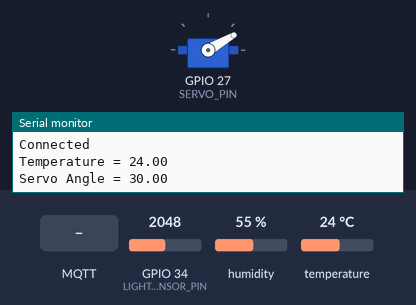
This sketch was run on a simulated ESP32. Shown: servo, the last lines printed to the serial monitor. The inputs (shaded band) are chosen by the test bench; at power-on: temperature 24 °C, GPIO 34 (LIGHT_SENSOR_PIN) = 2048, humidity 55 %. WiFi joins after 1.5 s; servers stay silent unless stated; no MQTT or app messages arrive unless stated.

Above: at 2.7 s.
2.8 s: MQTT message "0" arrives on the first subscribed topic
At 4.1 s:
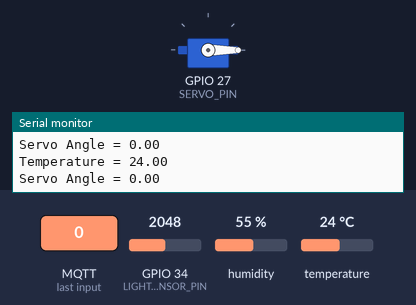
8.0 s: temperature set to 28 °C
At 9.6 s:
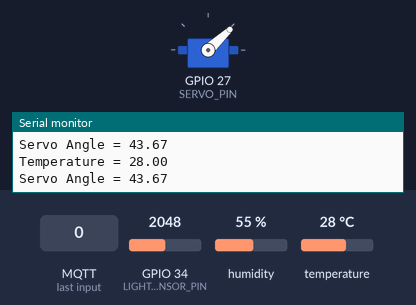
10.0 s: GPIO 34 (LIGHT_SENSOR_PIN) set to 1228
At 12.7 s:
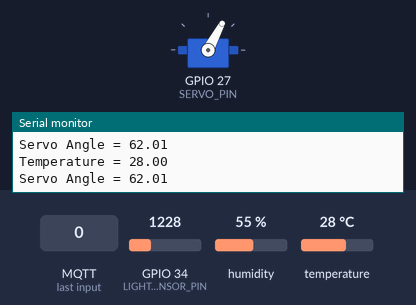
13.0 s: MQTT message "5" arrives on the second subscribed topic
At 13.4 s:
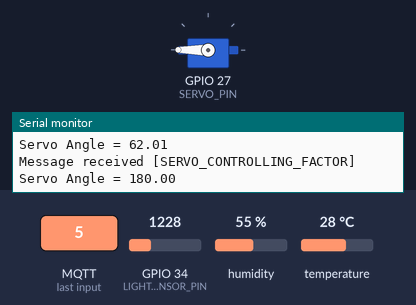
14.5 s: temperature set to 12 °C
At 15.5 s:
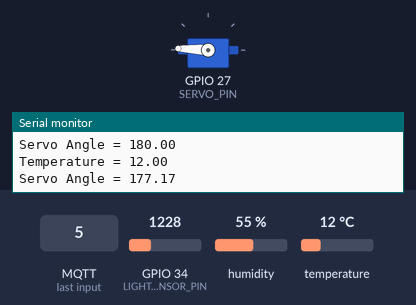
16.1 s: GPIO 34 (LIGHT_SENSOR_PIN) set to 1480
At 17.9 s:
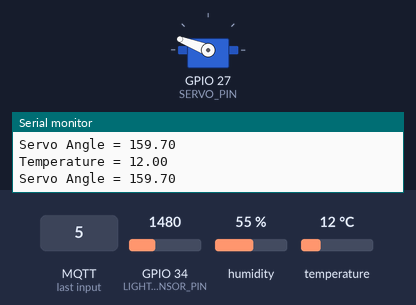
Timing chart, 0 to 19.0 s (numbered marks = the images above; inputs shaded):
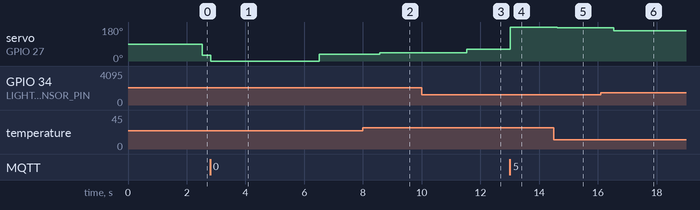

Measured:
- after the input at 2.8 s, servo on GPIO 27 (SERVO_PIN): 30° → 0° at once, → 37° 3.7 s later
- after the input at 8.0 s, servo on GPIO 27 (SERVO_PIN): 37° → 43° after 0.57 s
- after the input at 10.0 s, servo on GPIO 27 (SERVO_PIN): 43° → 62° after 1.5 s
- after the input at 13.0 s, servo on GPIO 27 (SERVO_PIN): 62° → 180° at once
- after the input at 14.5 s, servo on GPIO 27 (SERVO_PIN): 180° → 177° after 0.11 s
- after the input at 16.1 s, servo on GPIO 27 (SERVO_PIN): 177° → 159° after 0.43 s

The sketch:

sketch.ino
```cpp
/**
  Combined Smart MediBox + DHT22 Temperature Monitoring

  Functions:
    1. Monitor LDR light intensity, send to Node-RED
    2. Control servo window to adjust brightness (with MQTT control)
    3. Periodically average and send light intensity
    4. Monitor DHT22 temperature, send to Node-RED
*/

#include <WiFi.h>
#include <PubSubClient.h>
#include <ESP32Servo.h>
#include "DHTesp.h"

// WiFi & MQTT
WiFiClient espClient;
PubSubClient mqttClient(espClient);

// Pin Definitions
#define LIGHT_SENSOR_PIN 34
#define SERVO_PIN 27
#define DHT_PIN 15

// MQTT Topics
const char* MQTT_SERVER = "broker.hivemq.com";
const char* LIGHT_INTENSITY_TOPIC = "LIGHT_INTENSITY";
const char* SERVO_MOTOR_ANGLE_TOPIC = "SERVO_MOTOR_ANGLE";
const char* AVG_LIGHT_INTENSITY_TOPIC = "AVG_LIGHT_INTENSITY";
const char* TEMP_TOPIC = "PRABHASHANA-TEMP";

const char* SERVO_MIN_ANGLE_TOPIC = "SERVO_MIN_ANGLE";
const char* SERVO_CONTROL_FACTOR_TOPIC = "SERVO_CONTROLLING_FACTOR";
const char* SAMPLING_INTERVAL_TOPIC = "SAMPLING_INTERVAL";
const char* SENDING_INTERVAL_TOPIC = "SENDING_INTERVAL";
const char* IDEAL_TEMP_TOPIC = "IDEAL_TEMPERATURE";  // Added for Tmed

// Objects
Servo servo;
DHTesp dhtSensor;

// Variables
int offset_angle = 30;
float intensity = 0;
float control_factor = 0.75;
float Tmed = 30.0;  // Default ideal storage temperature (°C)

char intensityArr[6];
char servoAngleArr[10];
char tempAr[6];

unsigned long lastSampleTime = 0;
unsigned long lastSendTime = 0;
unsigned long lastTempSendTime = 0;

int sampling_interval = 5;
int sending_interval = 10;

#define MAX_SAMPLES 1440
float intensitySamples[MAX_SAMPLES];
int sampleCount = 0;

void setup() {
  Serial.begin(115200);
  setupWifi();
  setupMqtt();

  servo.attach(SERVO_PIN, 500, 2400);
  dhtSensor.setup(DHT_PIN, DHTesp::DHT22);

  lastSampleTime = millis();
  lastSendTime = millis();
  lastTempSendTime = millis();
}

void loop() {
  if (!mqttClient.connected()) {
    connectToBroker();
  }

  mqttClient.loop();
  unsigned long currentTime = millis();

  // Sample light intensity
  if (currentTime - lastSampleTime >= sampling_interval * 1000) {
    lastSampleTime = currentTime;
    readAndBufferIntensity();
  }

  // Send average intensity
  if (currentTime - lastSendTime >= sending_interval * 1000) {
    lastSendTime = currentTime;
    sendAverageIntensity();
  }

  // Update temperature every second and update servo angle
  if (currentTime - lastTempSendTime >= 1000) {
    lastTempSendTime = currentTime;
    updateTemperature();
    mqttClient.publish(TEMP_TOPIC, tempAr);
    calculateServoPos();  // ✅ Fix: Update servo angle when temperature changes
  }

  delay(10);
}

// Setup Functions
void setupWifi() {
  WiFi.begin("Wokwi-GUEST", "", 6);
  Serial.print("Connecting to WIFI");
  while (WiFi.status() != WL_CONNECTED) {
    delay(500);
    Serial.print(".");
  }
  Serial.println("\nConnected to WIFI");
  Serial.println("IP: " + WiFi.localIP().toString());
}

void setupMqtt() {
  mqttClient.setServer(MQTT_SERVER, 1883);
  mqttClient.setCallback(receiveCallback);
}

void connectToBroker() {
  while (!mqttClient.connected()) {
    Serial.println("Attempting MQTT Connection....");
    if (mqttClient.connect("ESP32-CombinedBox")) {
      Serial.println("Connected");
      mqttClient.subscribe(SERVO_MIN_ANGLE_TOPIC);
      mqttClient.subscribe(SERVO_CONTROL_FACTOR_TOPIC);
      mqttClient.subscribe(SAMPLING_INTERVAL_TOPIC);
      mqttClient.subscribe(SENDING_INTERVAL_TOPIC);
      mqttClient.subscribe(IDEAL_TEMP_TOPIC);  // Subscribe to Tmed
    } else {
      Serial.println("Failed to connect, retrying...");
      delay(5000);
    }
  }
}

// Sensor Readings
void readAndBufferIntensity() {
  int analogValue = analogRead(LIGHT_SENSOR_PIN);
  float currentIntensity = map(analogValue, 0, 4095, 100, 0) / 100.00;

  if (sampleCount < MAX_SAMPLES) {
    intensitySamples[sampleCount++] = currentIntensity;
  } else {
    for (int i = 1; i < MAX_SAMPLES; i++) {
      intensitySamples[i - 1] = intensitySamples[i];
    }
    intensitySamples[MAX_SAMPLES - 1] = currentIntensity;
  }

  Serial.println("Buffered Intensity = " + String(currentIntensity));

  float prevValue = intensity;
  intensity = currentIntensity;
  String(intensity, 2).toCharArray(intensityArr, 6);
  mqttClient.publish(LIGHT_INTENSITY_TOPIC, intensityArr);

  if (prevValue != intensity) {
    calculateServoPos();
  }
}

void sendAverageIntensity() {
  if (sampleCount == 0) return;

  float sum = 0;
  for (int i = 0; i < sampleCount; i++) {
    sum += intensitySamples[i];
  }

  float avgIntensity = sum / sampleCount;
  Serial.println("Average Intensity = " + String(avgIntensity));

  char avgIntensityArr[6];
  String(avgIntensity, 2).toCharArray(avgIntensityArr, 6);
  mqttClient.publish(AVG_LIGHT_INTENSITY_TOPIC, avgIntensityArr);
  sampleCount = 0;
}

void updateTemperature() {
  TempAndHumidity data = dhtSensor.getTempAndHumidity();
  String(data.temperature, 2).toCharArray(tempAr, 6);
  Serial.println("Temperature = " + String(tempAr));
}

void calculateServoPos() {
  TempAndHumidity data = dhtSensor.getTempAndHumidity();
  float T = data.temperature;

  if (sampling_interval <= 0 || sending_interval <= 0 || T <= 0 || Tmed <= 0) {
    Serial.println("Invalid parameters for servo calculation.");
    return;
  }

  float lnRatio = -(log((float)sampling_interval / (float)sending_interval));
  float servo_angle = offset_angle + (180.0 - offset_angle) * intensity * control_factor * lnRatio * (T / Tmed);

  // Clamp angle
  servo_angle = constrain(servo_angle, 0, 180);
  servo.write(servo_angle);

  String(servo_angle, 2).toCharArray(servoAngleArr, 10);
  mqttClient.publish(SERVO_MOTOR_ANGLE_TOPIC, servoAngleArr);
  Serial.println("Servo Angle = " + String(servo_angle));
}

// MQTT Callback
void receiveCallback(char* topic, byte* payload, unsigned int length) {
  Serial.println("Message received [" + String(topic) + "]");
  char payloadArr[length + 1];
  for (int i = 0; i < length; i++) {
    payloadArr[i] = (char) payload[i];
  }
  payloadArr[length] = '\0';

  if (strcmp(topic, SERVO_MIN_ANGLE_TOPIC) == 0) {
    offset_angle = atof(payloadArr);
    calculateServoPos();
  } else if (strcmp(topic, SERVO_CONTROL_FACTOR_TOPIC) == 0) {
    control_factor = atof(payloadArr);
    calculateServoPos();
  } else if (strcmp(topic, SAMPLING_INTERVAL_TOPIC) == 0) {
    sampling_interval = atoi(payloadArr);
  } else if (strcmp(topic, SENDING_INTERVAL_TOPIC) == 0) {
    sending_interval = atoi(payloadArr);
  } else if (strcmp(topic, IDEAL_TEMP_TOPIC) == 0) {
    Tmed = atof(payloadArr);
    calculateServoPos();
  }
}
```
